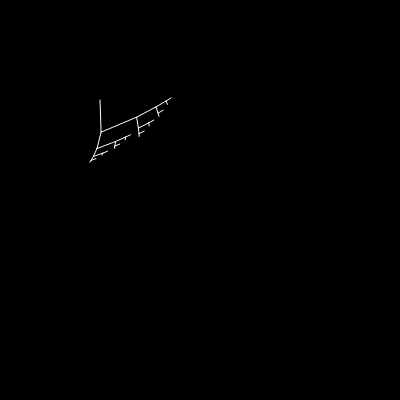
Frame 1 (no input)
Frame 60 (no input): identical to frame 1, image omitted
Frame 120 (the mouse pressed at the canvas centre since frame 60): identical to frame 1, image omitted

The p5.js sketch that drew this single still picture (run headless with seeded random() and noise() and a simulated clock; from frame 60 on, the mouse is pressed at the canvas centre):

// p5.js sketch
// ── sketch.js
const width = 400;
const height = 400;
let start = new Linemaker(new Point(100, 100), 0.3, Math.PI*28);
let x1 = 0;
let y1 =0;
// let angle = Math.PI/180;
let angle = 1;
let t = 0;
function setup() {
  // translate(-1,1)
  createCanvas(width, height);
  background(0);
  stroke(255);
  start.showLine();
  let newPoint=start.getNewPoint()
  for(let i=0;i<4;i++){
    let points=newPoint.getPoints(i)
  points.forEach(line=>{
      line.showLine();
    })}
  }
  
  function draw() {
    // translate(width/2,height/2);
    stroke(255);
  // point(x1, y1);
  // angle+=1;
  // let x = 100;
  // let y = 100;
  // console.log((angle*Math.PI/180))
  // let s = sin(angle*Math.PI/180);
  // let c = cos(angle*Math.PI/180);

  // x -= x1;
  // y -= y1;
  // let xnew = x * c - y * s;
  // let ynew = x * s + y * c;

  // x = xnew + x1;
  // y = ynew + y1;
  // point(x, y)

}





// ── line.js
class Linemaker{
    constructor(point,lenght,angle){
        this.point=point;
        this.angle=angle *Math.PI/180;
        this.lenght=lenght;
    }

    getNewPoint(){
        let px=this.point.x+this.lenght;
        let py=this.point.y;
        px = cos((this.angle)) * (px) - sin((this.angle)) * (py) + this.point.x;
        py = sin((this.angle)) * (px) + cos((this.angle)) * (py) + this.point.y;
        return new Linemaker(new Point(this.point.x + px * this.lenght, this.point.y + py * this.lenght),this.lenght/2,this.angle); 
    }
    setPoint(point){
        this.point=point;
    }
    changeAngle(angle)
    {   
      this.angle+=angle*Math.PI/180;
    }
    showLine(){
        let newPoint=this.getNewPoint();
        line(this.point.x,this.point.y,newPoint.point.x,newPoint.point.y);
    }
    devide(){
        let points=[];
        let oldPoint=new Linemaker(this.point,this.lenght,this.angle);
        let oldPoint2=new Linemaker(this.point,this.lenght,this.angle);
        
        oldPoint.changeAngle(Math.PI*28);
        points.push(oldPoint);
        oldPoint2.changeAngle(-Math.PI*28);
        points.push(oldPoint2);
        return points;
    }




    getPoints(level){
        let newPoints=[];
        let devide=this.devide();
        if(level>0){
            devide.forEach(e=>{
                let newE=e.getNewPoint()
                newPoints=newPoints.concat(newE.getPoints(level-1))
            })
    }   
    else{
        return devide
    }
    return newPoints ;
    }

}
// ── point.js
class Point{
    constructor(x,y)
    {
        this.x=x;
        this.y=y;
    }
}
